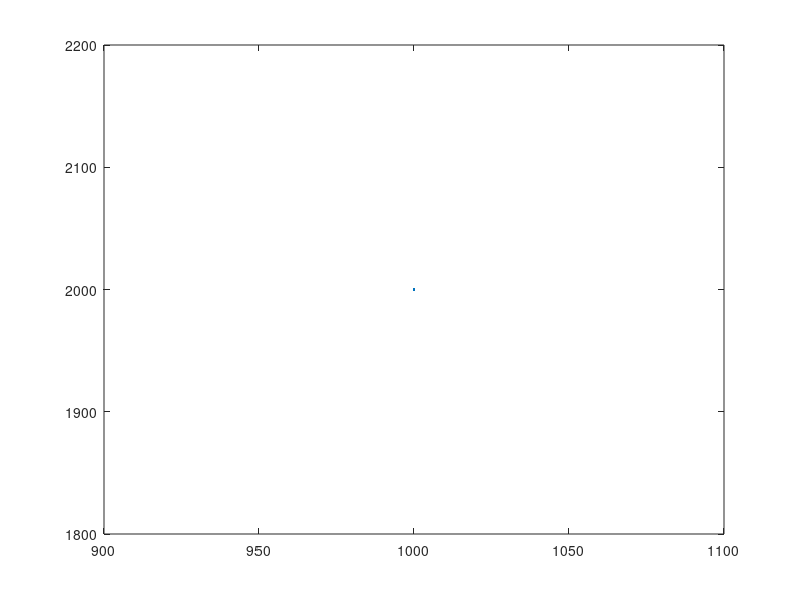

Source code (MATLAB):



x=1000;
y=2000;

plot(x,y)
##  x=0
##  y=0
##  final1 = 0
##  final2 = 0
##  
##  run("Play.m");
##  x = obj_x_val + obj_y_val + obj_z_val; 
##  final1=x
##  
##  run("Play.m");
##  y = obj_x_val + obj_y_val + obj_z_val; 
##  final2=y
##
##  
##  disp(final1)
##  disp(final2)




